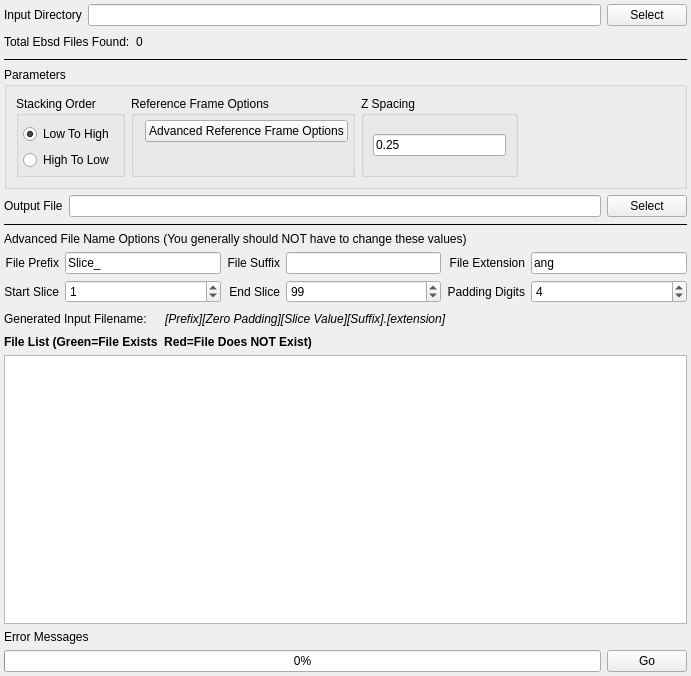
<?xml version="1.0" encoding="UTF-8"?>
<ui version="4.0">
 <class>EbsdImportWidget</class>
 <widget class="QWidget" name="EbsdImportWidget">
  <property name="geometry">
   <rect>
    <x>0</x>
    <y>0</y>
    <width>691</width>
    <height>676</height>
   </rect>
  </property>
  <property name="windowTitle">
   <string>Form</string>
  </property>
  <layout class="QVBoxLayout" name="verticalLayout">
   <property name="margin">
    <number>4</number>
   </property>
   <item>
    <layout class="QGridLayout" name="gridLayout_19">
     <item row="0" column="0">
      <widget class="QLabel" name="label_29">
       <property name="text">
        <string>Input Directory</string>
       </property>
      </widget>
     </item>
     <item row="0" column="1">
      <widget class="QFSDropLineEdit" name="m_InputDir"/>
     </item>
     <item row="0" column="2">
      <widget class="QPushButton" name="m_InputDirBtn">
       <property name="text">
        <string>Select</string>
       </property>
      </widget>
     </item>
    </layout>
   </item>
   <item>
    <layout class="QHBoxLayout" name="horizontalLayout_17">
     <item>
      <widget class="QLabel" name="label_47">
       <property name="text">
        <string>Total Ebsd Files Found:</string>
       </property>
      </widget>
     </item>
     <item>
      <widget class="QLabel" name="m_TotalSlices">
       <property name="text">
        <string>0</string>
       </property>
      </widget>
     </item>
     <item>
      <spacer name="horizontalSpacer_26">
       <property name="orientation">
        <enum>Qt::Horizontal</enum>
       </property>
       <property name="sizeHint" stdset="0">
        <size>
         <width>40</width>
         <height>20</height>
        </size>
       </property>
      </spacer>
     </item>
    </layout>
   </item>
   <item>
    <widget class="Line" name="line_8">
     <property name="frameShadow">
      <enum>QFrame::Plain</enum>
     </property>
     <property name="orientation">
      <enum>Qt::Horizontal</enum>
     </property>
    </widget>
   </item>
   <item>
    <widget class="QGroupBox" name="groupBox">
     <property name="sizePolicy">
      <sizepolicy hsizetype="Preferred" vsizetype="Maximum">
       <horstretch>0</horstretch>
       <verstretch>0</verstretch>
      </sizepolicy>
     </property>
     <property name="title">
      <string>Parameters</string>
     </property>
     <layout class="QGridLayout" name="gridLayout">
      <item row="0" column="1">
       <widget class="QGroupBox" name="originGroupBox">
        <property name="title">
         <string>Reference Frame Options</string>
        </property>
        <layout class="QFormLayout" name="formLayout">
         <property name="fieldGrowthPolicy">
          <enum>QFormLayout::FieldsStayAtSizeHint</enum>
         </property>
         <property name="horizontalSpacing">
          <number>4</number>
         </property>
         <property name="verticalSpacing">
          <number>8</number>
         </property>
         <property name="leftMargin">
          <number>0</number>
         </property>
         <property name="topMargin">
          <number>4</number>
         </property>
         <property name="rightMargin">
          <number>4</number>
         </property>
         <property name="bottomMargin">
          <number>4</number>
         </property>
         <item row="1" column="0">
          <widget class="QLabel" name="label">
           <property name="text">
            <string/>
           </property>
          </widget>
         </item>
         <item row="1" column="1">
          <widget class="QPushButton" name="m_RefFrameOptionsBtn">
           <property name="toolTip">
            <string>HElp</string>
           </property>
           <property name="text">
            <string>Advanced Reference Frame Options</string>
           </property>
          </widget>
         </item>
        </layout>
       </widget>
      </item>
      <item row="0" column="0">
       <widget class="QGroupBox" name="stackingGroupBox">
        <property name="title">
         <string>Stacking Order</string>
        </property>
        <layout class="QVBoxLayout" name="verticalLayout_2">
         <property name="spacing">
          <number>6</number>
         </property>
         <property name="leftMargin">
          <number>4</number>
         </property>
         <property name="topMargin">
          <number>8</number>
         </property>
         <property name="rightMargin">
          <number>4</number>
         </property>
         <property name="bottomMargin">
          <number>4</number>
         </property>
         <item>
          <widget class="QRadioButton" name="m_StackLowToHigh">
           <property name="text">
            <string>Low To High</string>
           </property>
           <property name="checked">
            <bool>true</bool>
           </property>
          </widget>
         </item>
         <item>
          <widget class="QRadioButton" name="m_StackHighToLow">
           <property name="text">
            <string>High To Low</string>
           </property>
          </widget>
         </item>
        </layout>
       </widget>
      </item>
      <item row="0" column="3">
       <spacer name="horizontalSpacer">
        <property name="orientation">
         <enum>Qt::Horizontal</enum>
        </property>
        <property name="sizeHint" stdset="0">
         <size>
          <width>40</width>
          <height>20</height>
         </size>
        </property>
       </spacer>
      </item>
      <item row="0" column="2">
       <widget class="QGroupBox" name="zspacingGroupBox">
        <property name="sizePolicy">
         <sizepolicy hsizetype="MinimumExpanding" vsizetype="Preferred">
          <horstretch>0</horstretch>
          <verstretch>0</verstretch>
         </sizepolicy>
        </property>
        <property name="minimumSize">
         <size>
          <width>30</width>
          <height>0</height>
         </size>
        </property>
        <property name="title">
         <string>Z Spacing</string>
        </property>
        <layout class="QVBoxLayout" name="verticalLayout_3">
         <item>
          <widget class="QLineEdit" name="m_zSpacing">
           <property name="sizePolicy">
            <sizepolicy hsizetype="MinimumExpanding" vsizetype="Fixed">
             <horstretch>0</horstretch>
             <verstretch>0</verstretch>
            </sizepolicy>
           </property>
           <property name="text">
            <string>0.25</string>
           </property>
          </widget>
         </item>
        </layout>
       </widget>
      </item>
     </layout>
    </widget>
   </item>
   <item>
    <layout class="QHBoxLayout" name="horizontalLayout_14">
     <item>
      <widget class="QLabel" name="label_53">
       <property name="text">
        <string>Output File</string>
       </property>
      </widget>
     </item>
     <item>
      <widget class="QFSDropLineEdit" name="m_OutputFile"/>
     </item>
     <item>
      <widget class="QPushButton" name="m_OutputFileBtn">
       <property name="text">
        <string>Select</string>
       </property>
      </widget>
     </item>
    </layout>
   </item>
   <item>
    <widget class="Line" name="line_9">
     <property name="frameShadow">
      <enum>QFrame::Plain</enum>
     </property>
     <property name="orientation">
      <enum>Qt::Horizontal</enum>
     </property>
    </widget>
   </item>
   <item>
    <widget class="QLabel" name="label_58">
     <property name="text">
      <string>Advanced File Name Options (You generally should NOT have to change these values)</string>
     </property>
    </widget>
   </item>
   <item>
    <layout class="QGridLayout" name="gridLayout_20">
     <item row="1" column="0">
      <widget class="QLabel" name="label_50">
       <property name="text">
        <string>Start Slice</string>
       </property>
       <property name="alignment">
        <set>Qt::AlignRight|Qt::AlignTrailing|Qt::AlignVCenter</set>
       </property>
      </widget>
     </item>
     <item row="1" column="1">
      <widget class="QSpinBox" name="m_ZStartIndex">
       <property name="minimumSize">
        <size>
         <width>75</width>
         <height>0</height>
        </size>
       </property>
       <property name="maximum">
        <number>100000</number>
       </property>
       <property name="value">
        <number>1</number>
       </property>
      </widget>
     </item>
     <item row="1" column="2">
      <widget class="QLabel" name="label_51">
       <property name="text">
        <string>End Slice</string>
       </property>
       <property name="alignment">
        <set>Qt::AlignRight|Qt::AlignTrailing|Qt::AlignVCenter</set>
       </property>
      </widget>
     </item>
     <item row="1" column="3">
      <widget class="QSpinBox" name="m_ZEndIndex">
       <property name="minimumSize">
        <size>
         <width>75</width>
         <height>0</height>
        </size>
       </property>
       <property name="maximum">
        <number>1000000</number>
       </property>
       <property name="value">
        <number>99</number>
       </property>
      </widget>
     </item>
     <item row="1" column="4">
      <widget class="QLabel" name="label_21">
       <property name="text">
        <string>Padding Digits</string>
       </property>
       <property name="alignment">
        <set>Qt::AlignRight|Qt::AlignTrailing|Qt::AlignVCenter</set>
       </property>
      </widget>
     </item>
     <item row="1" column="5">
      <widget class="QSpinBox" name="m_TotalDigits">
       <property name="value">
        <number>4</number>
       </property>
      </widget>
     </item>
     <item row="0" column="0">
      <widget class="QLabel" name="label_32">
       <property name="text">
        <string>File Prefix</string>
       </property>
       <property name="alignment">
        <set>Qt::AlignRight|Qt::AlignTrailing|Qt::AlignVCenter</set>
       </property>
      </widget>
     </item>
     <item row="0" column="1">
      <widget class="QLineEdit" name="m_FilePrefix">
       <property name="text">
        <string>Slice_</string>
       </property>
      </widget>
     </item>
     <item row="0" column="2">
      <widget class="QLabel" name="label_13">
       <property name="text">
        <string>File Suffix</string>
       </property>
       <property name="alignment">
        <set>Qt::AlignRight|Qt::AlignTrailing|Qt::AlignVCenter</set>
       </property>
      </widget>
     </item>
     <item row="0" column="3">
      <widget class="QLineEdit" name="m_FileSuffix"/>
     </item>
     <item row="0" column="4">
      <widget class="QLabel" name="label_56">
       <property name="text">
        <string>File Extension</string>
       </property>
       <property name="alignment">
        <set>Qt::AlignRight|Qt::AlignTrailing|Qt::AlignVCenter</set>
       </property>
      </widget>
     </item>
     <item row="0" column="5">
      <widget class="QLineEdit" name="m_FileExt">
       <property name="text">
        <string>ang</string>
       </property>
      </widget>
     </item>
    </layout>
   </item>
   <item>
    <layout class="QHBoxLayout" name="_6">
     <item>
      <widget class="QLabel" name="label_17">
       <property name="text">
        <string>Generated Input Filename:</string>
       </property>
      </widget>
     </item>
     <item>
      <spacer name="horizontalSpacer_24">
       <property name="orientation">
        <enum>Qt::Horizontal</enum>
       </property>
       <property name="sizeType">
        <enum>QSizePolicy::Fixed</enum>
       </property>
       <property name="sizeHint" stdset="0">
        <size>
         <width>12</width>
         <height>20</height>
        </size>
       </property>
      </spacer>
     </item>
     <item>
      <widget class="QLabel" name="m_GeneratedFileNameExample">
       <property name="font">
        <font>
         <italic>true</italic>
        </font>
       </property>
       <property name="text">
        <string>[Prefix][Zero Padding][Slice Value][Suffix].[extension]</string>
       </property>
      </widget>
     </item>
     <item>
      <spacer name="horizontalSpacer_25">
       <property name="orientation">
        <enum>Qt::Horizontal</enum>
       </property>
       <property name="sizeHint" stdset="0">
        <size>
         <width>40</width>
         <height>20</height>
        </size>
       </property>
      </spacer>
     </item>
    </layout>
   </item>
   <item>
    <widget class="QLabel" name="label_57">
     <property name="font">
      <font>
       <weight>75</weight>
       <italic>false</italic>
       <bold>true</bold>
      </font>
     </property>
     <property name="text">
      <string>File List (Green=File Exists  Red=File Does NOT Exist)</string>
     </property>
    </widget>
   </item>
   <item>
    <widget class="QListWidget" name="m_FileListView">
     <property name="sizePolicy">
      <sizepolicy hsizetype="Expanding" vsizetype="MinimumExpanding">
       <horstretch>0</horstretch>
       <verstretch>0</verstretch>
      </sizepolicy>
     </property>
    </widget>
   </item>
   <item>
    <widget class="QLabel" name="m_ErrorMessage">
     <property name="text">
      <string>Error Messages</string>
     </property>
    </widget>
   </item>
   <item>
    <layout class="QHBoxLayout" name="horizontalLayout_15">
     <item>
      <widget class="QProgressBar" name="m_progressBar">
       <property name="value">
        <number>0</number>
       </property>
      </widget>
     </item>
     <item>
      <widget class="QPushButton" name="m_GoBtn">
       <property name="text">
        <string>Go</string>
       </property>
      </widget>
     </item>
    </layout>
   </item>
  </layout>
 </widget>
 <customwidgets>
  <customwidget>
   <class>QFSDropLineEdit</class>
   <extends>QLineEdit</extends>
   <header location="global">QFSDropLineEdit.h</header>
  </customwidget>
 </customwidgets>
 <resources/>
 <connections/>
</ui>
